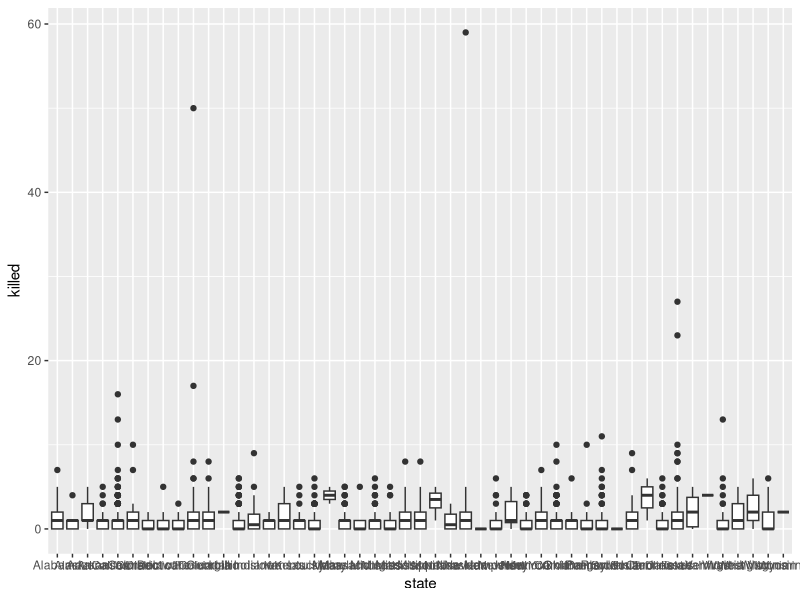
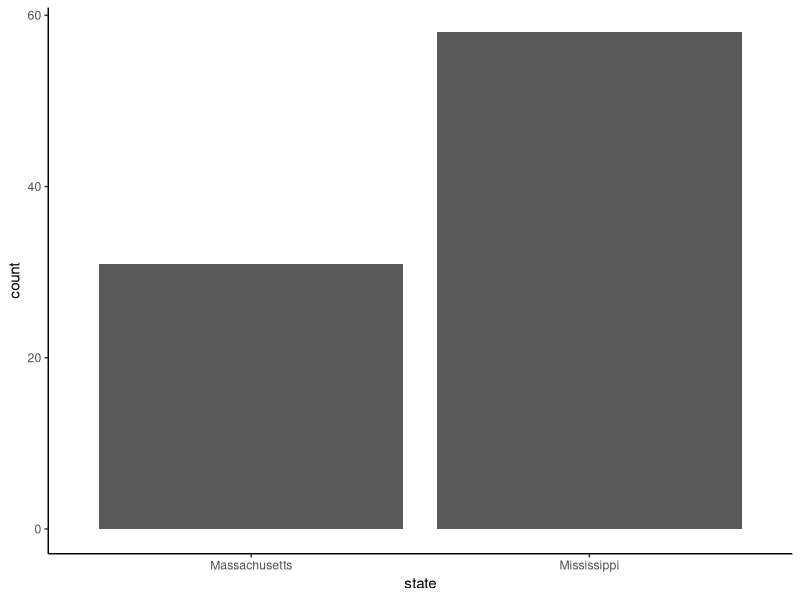
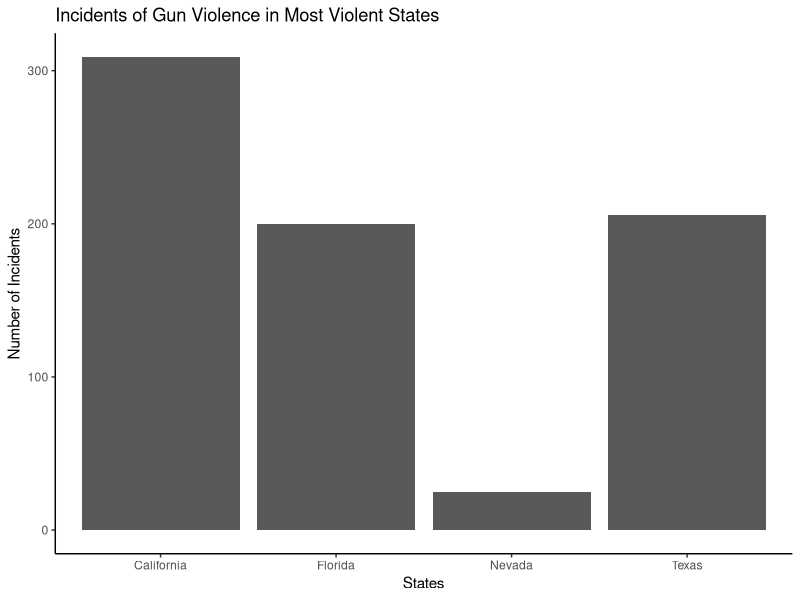
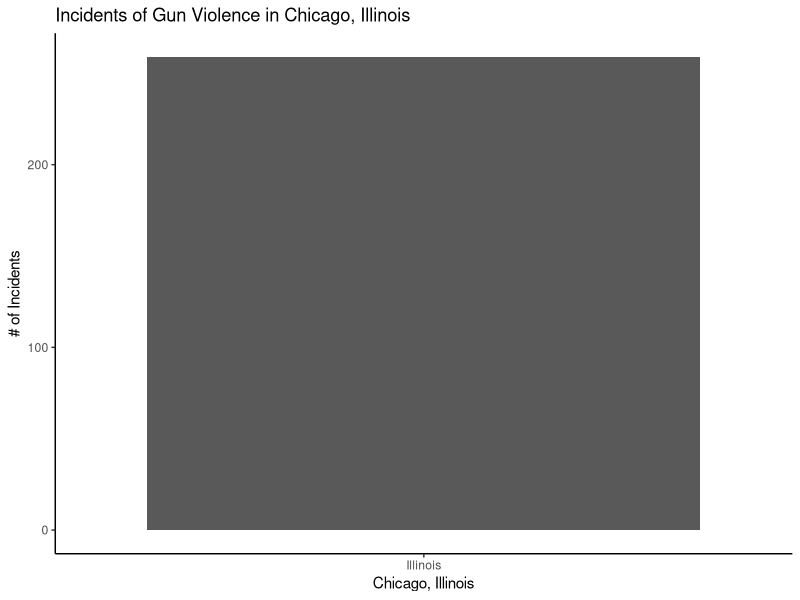
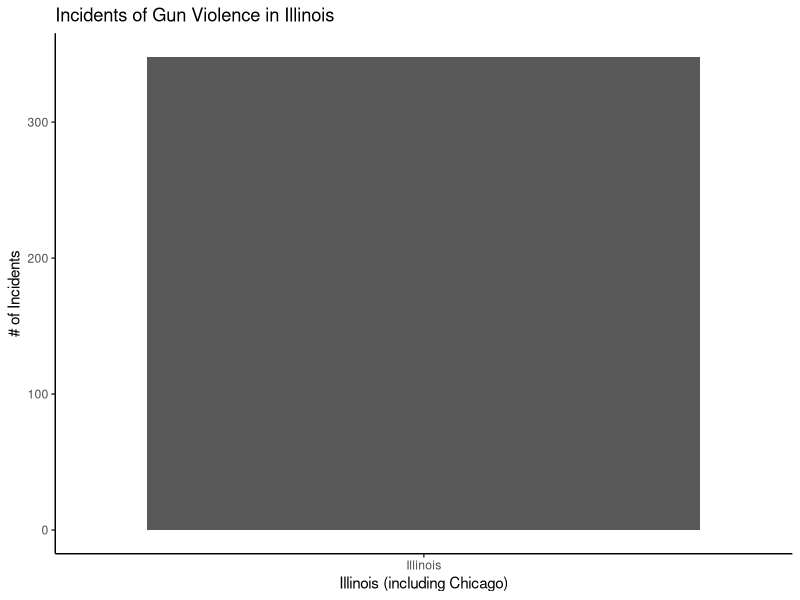
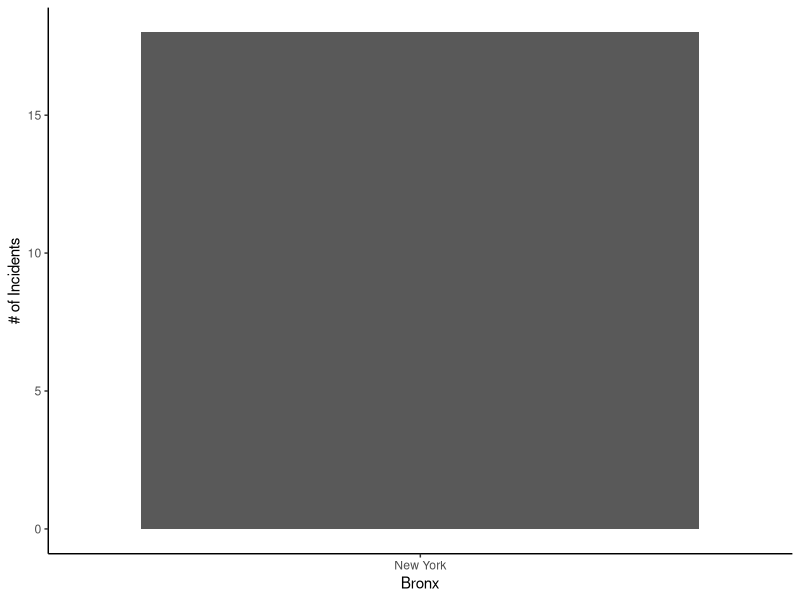
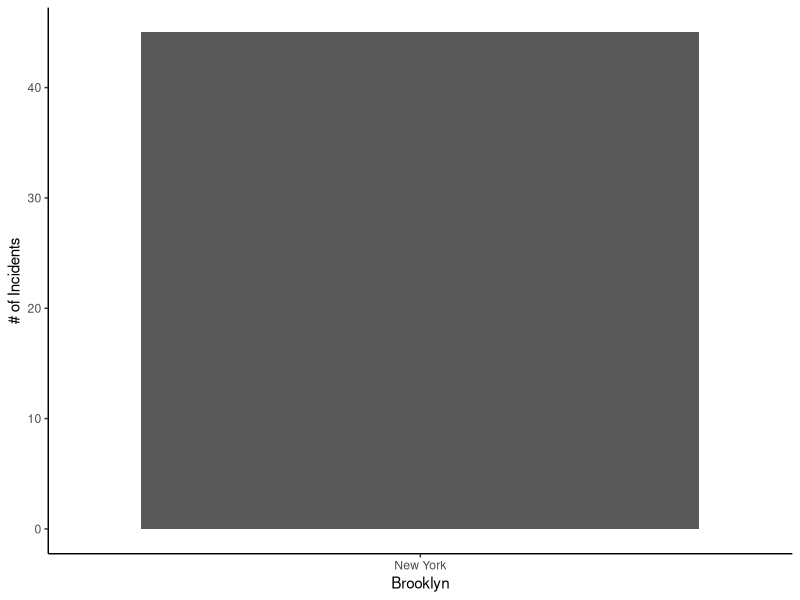
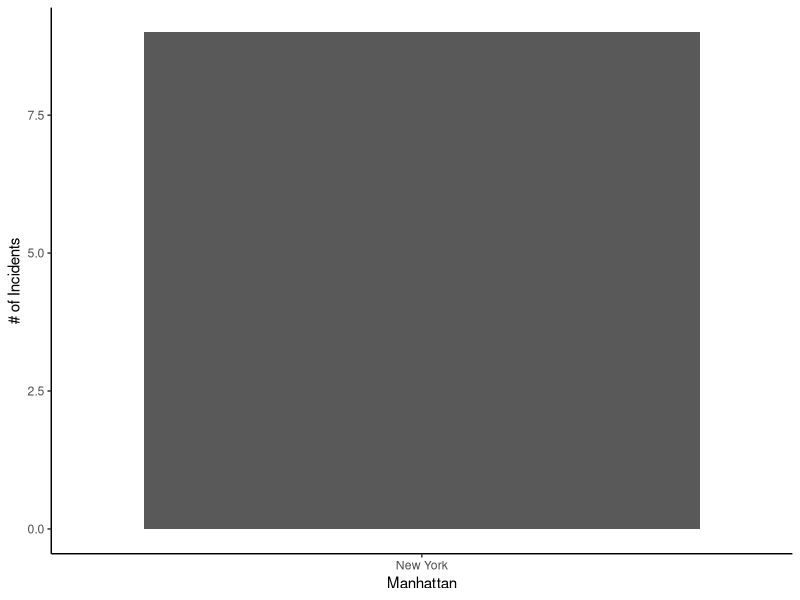

Source code (R) for these figures, in order:
## ---- chunk 1
knitr::opts_chunk$set(echo = TRUE)
library(tidyverse)
## ---- chunk 2

gun_violence <- read_csv("US-Gun-Violence.csv")

view(gun_violence)

## ---- chunk 3

most_violent <- filter(gun_violence, injured > 10, killed > 10)


view(most_violent)

## ---- chunk 4

least_violent <- filter(gun_violence, injured < 3, killed < 3)

view(least_violent)

## ---- chunk 5

gun_violence$incident_id <- NULL

view(gun_violence)

gun_violence$address <- NULL

view(gun_violence)

## ---- chunk 6

florida_shootings <- filter(gun_violence, state == "Florida")

view(florida_shootings)

## ---- chunk 7

nycMan_shootings <- filter(gun_violence, state == "New York",  city_or_county == "New York (Manhattan)")

view(nycMan_shootings)

nycBrk_shootings <- filter(gun_violence, state == "New York",  city_or_county == "Brooklyn")

view(nycBrk_shootings)

nycQ_shootings <- filter(gun_violence, state == "New York",  city_or_county == "Queens")

view(nycQ_shootings)

nycBrx_shootings <- filter(gun_violence, state == "New York",  city_or_county == "Bronx")

view(nycBrx_shootings)

nycSI_shootings <- filter(gun_violence, state == "New York",  city_or_county == "Staten Island")

view(nycSI_shootings)

## ---- chunk 8

ggplot(gun_violence, aes(x = state, y = killed)) + geom_boxplot()

## ---- chunk 9

gun_violence %>%
  filter(state == "Mississippi" | state == "Massachusetts") %>%
  ggplot(aes(state, fill = killed))+
 geom_bar()+
  theme_classic()


## ---- chunk 10

gun_violence %>%
  filter(state == "Florida" | state == "Texas" | state == "California" | state == "Nevada") %>%
  ggplot(aes(state, fill = killed))+
 geom_bar()+
  theme_classic()+
  labs(x = "States",
       y = "Number of Incidents",
       title = "Incidents of Gun Violence in Most Violent States")


## ---- chunk 11

gun_violence %>%
    filter(state == "Illinois", city_or_county == "Chicago") %>%
    ggplot(aes(state, fill = killed))+
    geom_bar()+
    theme_classic()+
labs(x = "Chicago, Illinois",
     y = "# of Incidents",
     title = "Incidents of Gun Violence in Chicago, Illinois")

## ---- chunk 12
gun_violence %>%
    filter(state == "Illinois") %>%
    ggplot(aes(state, fill = killed))+
    geom_bar()+
    theme_classic()+
labs(x = "Illinois (including Chicago)",
     y = "# of Incidents",
     title = "Incidents of Gun Violence in Illinois")

## ---- chunk 13

view(nycMan_shootings)

view(nycBrk_shootings)

view(nycQ_shootings)

view(nycBrx_shootings)

view(nycSI_shootings)

## ---- chunk 14

gun_violence %>%
  filter(state == "New York", city_or_county == "Bronx") %>%
  ggplot(aes(state, fill = killed))+
 geom_bar()+
  theme_classic()+
  labs(x = "Bronx",
       y = "# of Incidents")

## ---- chunk 15

gun_violence %>%
  filter(state == "New York", city_or_county == "Brooklyn") %>%
  ggplot(aes(state, fill = killed))+
 geom_bar()+
  theme_classic()+
  labs(x = "Brooklyn",
       y = "# of Incidents")

## ---- chunk 16

gun_violence %>%
  filter(state == "New York", city_or_county == "New York (Manhattan)") %>%
  ggplot(aes(state, fill = killed))+
 geom_bar()+
  theme_classic()+
  labs(x = "Manhattan",
       y = "# of Incidents")

## ---- chunk 17

gun_violence %>%
  filter(state == "New York", city_or_county == "Queens") %>%
  ggplot(aes(state, fill = killed))+
 geom_bar()+
  theme_classic()+
  labs(x = "Queens",
       y = "# of Incidents")

